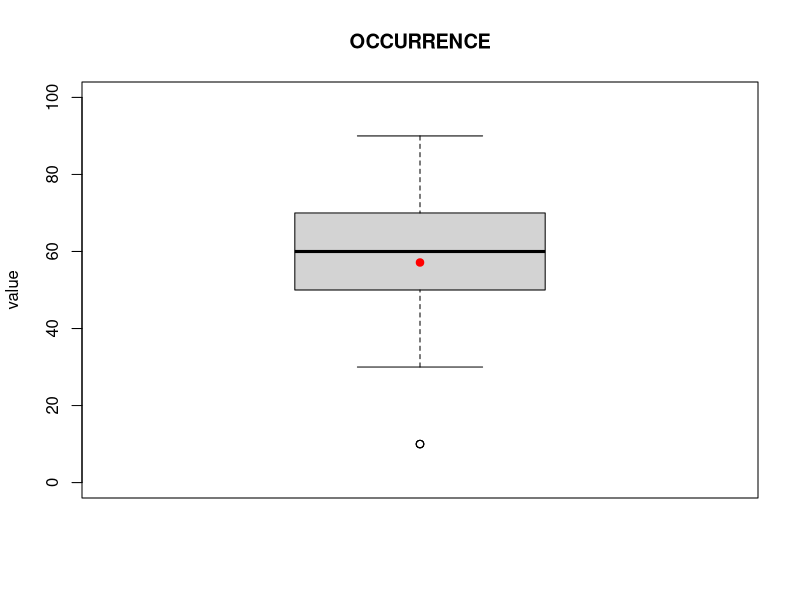
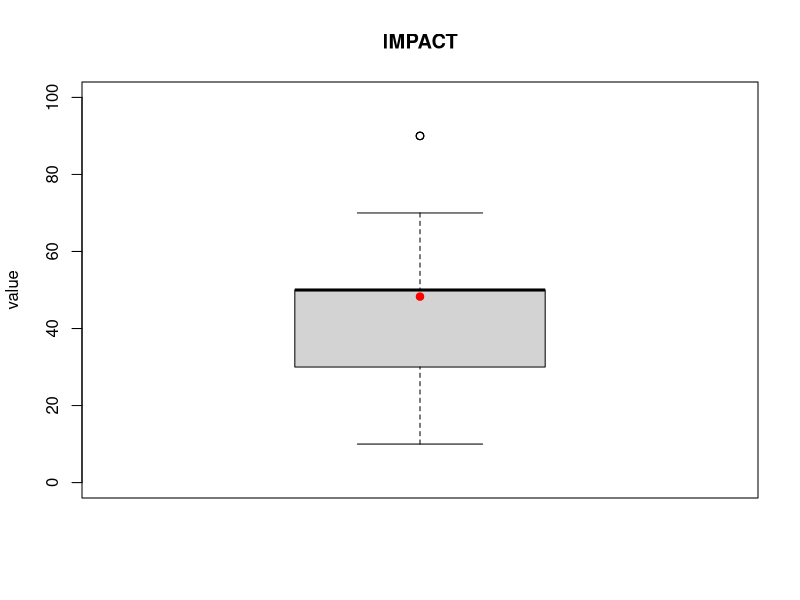
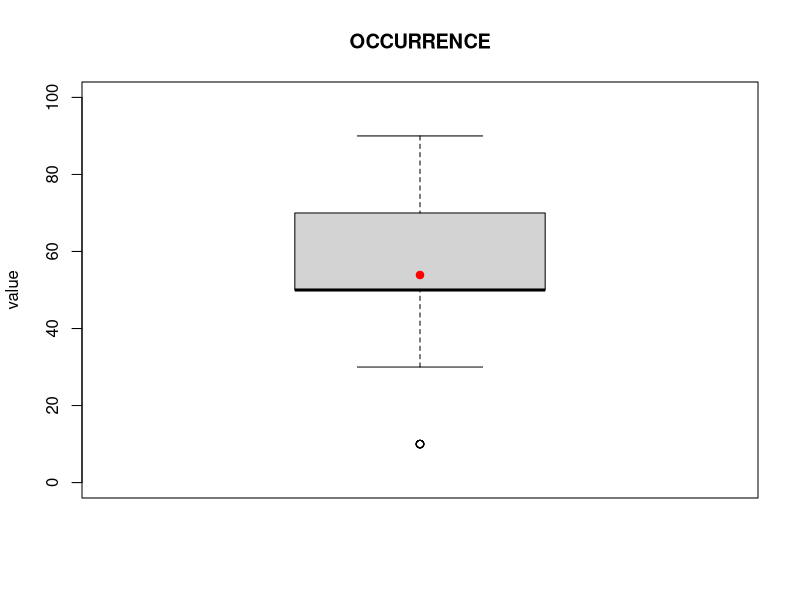
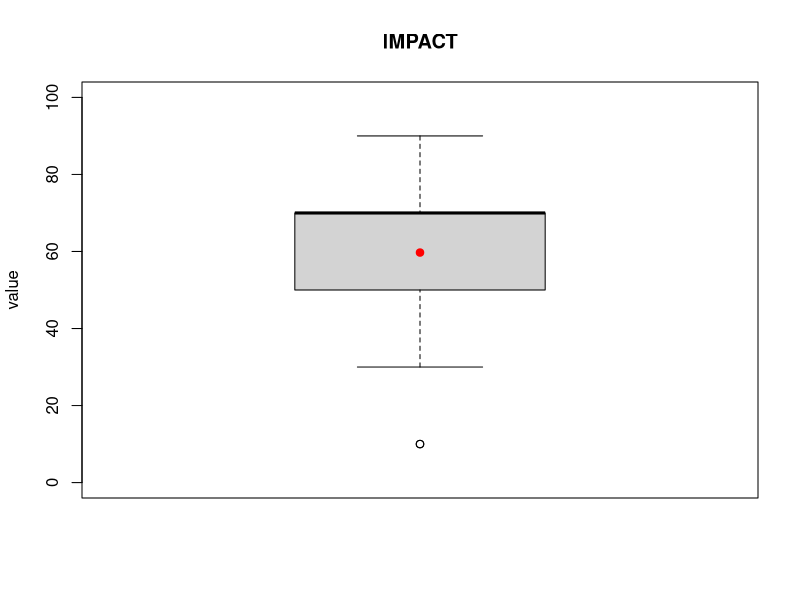
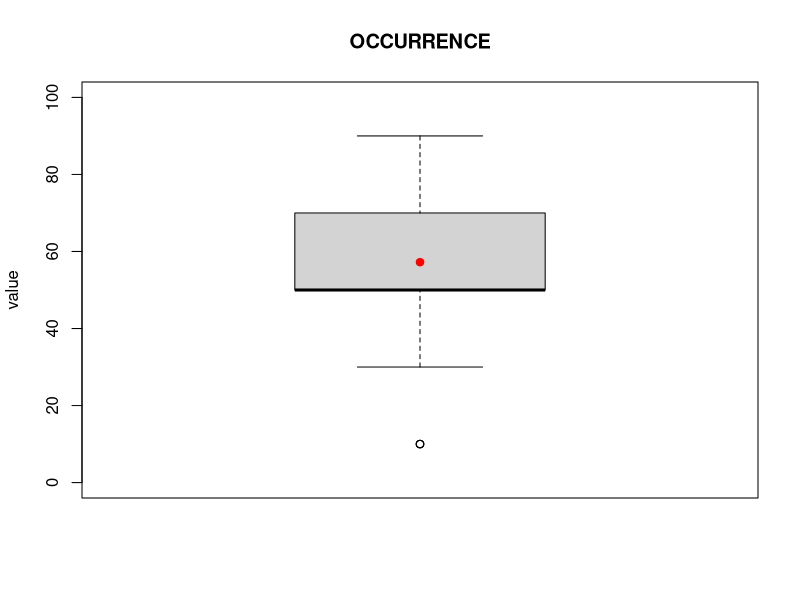
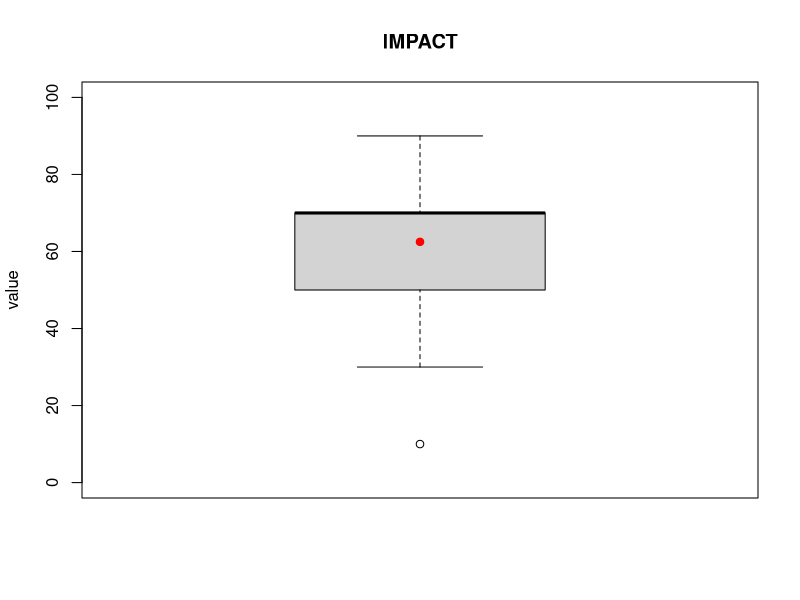
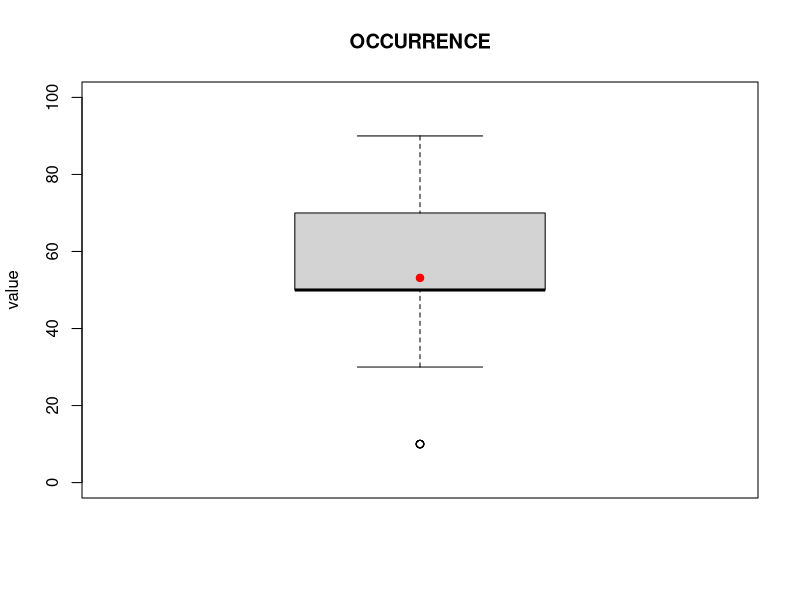
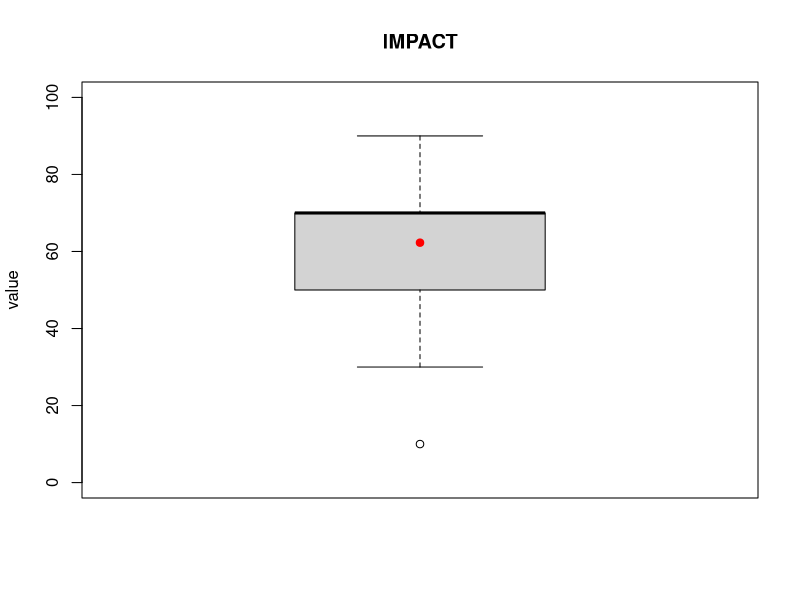

The R source for these figures, in order: (Note: this script raises an error after producing the figures.)
library(dplyr)
library(openxlsx)
library(gplots)
library(ggplot2)


answers <- read.csv(file = 'myapp/data/RQ1_corrected_scaled.csv', header=TRUE) #importiere das answers file
all.answers <- answers %>% filter(QUES2SURV_METHOD == "classic" & ANS2SURV_ANSWERED == 1)
number.scenarios <- nrow(as.data.frame(table(all.answers$QUES_ID)))
scenarios <- as.data.frame(table(all.answers$QUES_ID))
for (anz in 1:number.scenarios) {
  actualscenario =as.vector(scenarios[anz,1])
  print (actualscenario)
  #scentext <- (paste0("Scenario ", actualscenario))
  actual.df <- answers %>% filter(QUES2SURV_METHOD == "classic" & ANS2SURV_ANSWERED == 1 & QUES_ID == actualscenario)# & ACC2SURV_ACCID == "22")
  

  numberofanswers <- nrow(actual.df)
  print (numberofanswers)
  
  directory <- "myapp/pictures/40_boxplots"
  filename <- paste("boxplot_OCCURRENCE_",actualscenario,".png", sep = "")
  
  # Kompletten Dateipfad erstellen
  filepath <- file.path(directory, filename)
  
  # Öffne die PDF-Datei zum Speichern des Boxplots
  png(filepath, width = 200, height = 500)

boxplot(actual.df$scaled_OCCURRENCE, main = "OCCURRENCE", ylab = "value", ylim = c(0, 100))
mean_value <- mean(actual.df$scaled_OCCURRENCE)
points(mean_value, col = "red", pch = 19)


dev.off()  

directory <- "myapp/pictures/40_boxplots"
filename <- paste("boxplot_IMPACT_",actualscenario,".png", sep = "")


# Kompletten Dateipfad erstellen
filepath <- file.path(directory, filename)

# Öffne die PDF-Datei zum Speichern des Boxplots
png(filepath, width = 200, height = 500)

boxplot(actual.df$scaled_IMPACT, main = "IMPACT", ylab = "value", ylim = c(0, 100))
mean_value <- mean(actual.df$scaled_IMPACT)
points(mean_value, col = "red", pch = 19)


dev.off()  


  
  # Spezifiziere den Pfad, den Dateinamen und die Größe des zu speichernden Plots
  #ordner <- "myapp/pictures/40_boxplots" # Setze hier deinen gewünschten Ordnerpfad
  #dateiname <- "mein_boxplot.png" # Setze hier deinen gewünschten Dateinamen
  #volle_pfad <- file.path(pfad, dateiname) # Kombiniere Ordnerpfad und Dateinamen
  
  
  
  
}
